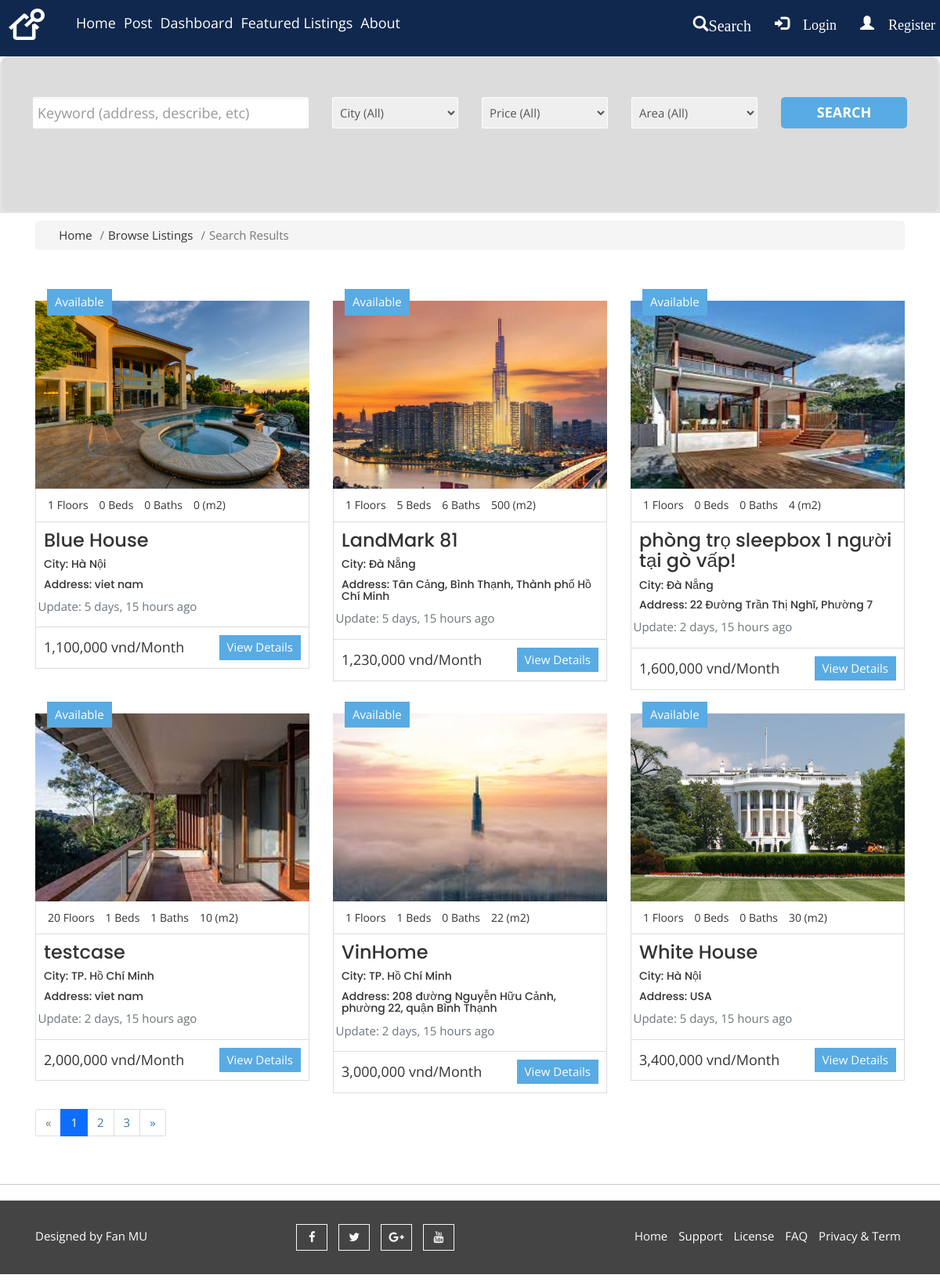
Screenshot of /search with the database file from the repository.
### house/models.py (models this page shows, shortened)
class Listing(models.Model):
    status_choices = (
        ("Available","Available"),
        ("Unvailable", "Unavailable"),
        ("Sale", "For Sale"),
    )
    city_choices = {
        ('TP. Hồ Chí Minh', 'TP. Hồ Chí Minh'),
        ('Hà Nội', 'Hà Nội'),
        ('Đà Nẵng', 'Đà Nẵng'),
    }
    status = models.CharField(max_length = 20, choices=status_choices, default="Available")
    lessor = models.ForeignKey(Profile,on_delete = models.CASCADE, blank=True,null=True)
    title = models.CharField(max_length = 120)
    address = models.CharField(max_length = 200)
    city = models.CharField(max_length = 100,choices=city_choices,default='TP. Hồ Chí Minh')
    description = models.TextField(blank=True)
    price = models.IntegerField()
    area = models.IntegerField()
    floor= models.IntegerField(default=1)
    bedrooms = models.IntegerField(default=0)
    kitcheen = models.IntegerField(default=0)
    bathrooms = models.IntegerField(default=0)
    garage = models.BooleanField(default=0)
    AirCondition = models.BooleanField(default=0)
    ComunityCenter = models.BooleanField(default=0)
    SecuritySystem = models.BooleanField(default=0)
    Furniture = models.TextField(default=0)
    list_date = models.DateField(default = datetime.now,blank = True)
    photo_main = models.ImageField(upload_to = 'photos/%Y/%m/%d/')
    photo_1 = models.ImageField(upload_to = 'photos/%Y/%m/%d/',blank =True)
    photo_2 = models.ImageField(upload_to = 'photos/%Y/%m/%d/',blank =True)
    photo_3 = models.ImageField(upload_to = 'photos/%Y/%m/%d/',blank =True)
    photo_4 = models.ImageField(upload_to = 'photos/%Y/%m/%d/',blank =True)
    photo_5 = models.ImageField(upload_to = 'photos/%Y/%m/%d/',blank =True)

### house/views.py (the view)
# urls.py: path('search',views.search,name = "search"),
def search(request):
    queryset_list = Listing.objects.order_by('price','area','-list_date')
    if 'keywords' in request.GET:
        keywords = request.GET['keywords']
        if keywords:
            queryset_list = queryset_list.filter(address__icontains=keywords) |  queryset_list.filter(description__icontains=keywords)
    if 'city' in request.GET:
        city = request.GET['city']
        if city:
            queryset_list = queryset_list.filter(city__iexact = city)
    if 'area' in request.GET:
        area = request.GET['area']
        if area:
            queryset_list = queryset_list.filter(area__lte = area)
    if 'price' in request.GET:
        price = request.GET['price']
        if price:
            queryset_list = queryset_list.filter(price__lte= price)
    paginator = Paginator(queryset_list,6)
    page = request.GET.get('page')
    paged_listings = paginator.get_page(page)
    context =  {
        "city_choices": city_choices,
        "price_choices":price_choices,
        "area_choices":area_choices,
        "bedroom_choices":bedroom_choices,
        "listings":paged_listings,
        "values":request.GET,
    }
    return render(request,'listings/search.html',context)

### templates/listings/search.html (shortened to what this page needs)
{% extends 'base.html' %}
{% load static%}
{% load humanize %}
{% block content %}
 <section id="aa-advance-search" style="margin-top: 110px;margin-bottom:10px; ">
    <div container>
      <div class="aa-advance-search-area" >
        <form action="{% url 'search' %}" style="background-color:gainsboro;opacity: 1>
          <div class="form">
           <div class="aa-advance-search-top">
             <div class="row">
               <div class="col-md-4">
                 <div class="aa-single-advance-search">
                   <input type="text" name="keywords" class="form-control" placeholder="Keyword (address, describe, etc)">
                 </div>
               </div>
               <div class="col-md-2">
                 <div class="aa-single-advance-search">
                   <select name="city" >
                    <option selected="true" disabled="disabled">City (All)</option>
                   </select>
                 </div>
               </div>
                 <div class="col-md-2">
                   <div class="aa-single-advance-search">
                     <select name="price" >
                      <option selected="true" disabled="disabled">Price (All)</option>
                     </select>
                   </div>
                 </div>
                 <div class="col-md-2">
                   <div class="aa-single-advance-search">
                     <select name="area" >
                      <option selected="true" disabled="disabled">Area (All)</option>
                     </select>
                   </div>
                 </div>
                 <div class="col-md-2">
                   <div class="aa-single-advance-search">
                     <button class="aa-search-btn" type="submit">Search</button>
                   </div>
                 </div>
             </div>
           </div>
         </div>
      </div>
  </section>
    <section id="bc" class="mt-3">
        <div class="container">
          <nav aria-label="breadcrumb">
            <ol class="breadcrumb">
              <li class="breadcrumb-item">
                <a href="{% url 'home' %}">
                  <i class="fas fa-home"></i> Home</a>
              </li>
              <li class="breadcrumb-item">
                <a href="{% url 'listings' %}">Browse Listings</a>
              </li>
              <li class="breadcrumb-item active"> Search Results</li>
            </ol>
          </nav>
        </div>
      <section id="listings" class="py-4">
        <div class="container">
          <div class="row">
          {% if listings %}
            {% for listing in listings %}
            <div class="col-md-4">
                <article class="aa-properties-item">
                  <a href="{% url 'listing' listing.pk%}" class="aa-properties-item-img">
                    <img src="{{listing.photo_main.url }}" alt="img" width="370" height="240">
                  </a>
                  <div class="aa-tag for-sale">
                    {{listing.status}}
                  </div>
                  <div class="aa-properties-item-content">
                    <div class="aa-properties-info">
                      <span>{{listing.floor}} Floors</span>
                      <span>{{listing.bedrooms}} Beds</span>
                      <span>{{listing.bathrooms}} Baths</span>
                      <span>{{listing.area}} (m2)</span>
                    </div>
                    <div class="aa-properties-about">
                      <h3><a href="#">{{listing.title}}</a></h3>
                      <h5>City: {{listing.city}}</h5>
                      <h5>Address: {{listing.address}}</h5>
                      <div class="row text-secondary pb-2">
                        <div class="col-12">
                          Update: {{ listing.list_date | timesince }} ago</div>
                      </div>
                    </div>
                    <div class="aa-properties-detial">
                      <span class="aa-price">
                        {{listing.price| intcomma}} vnd/Month
                      </span>
                      <a href="{% url 'listing' listing.pk %}" class="aa-secondary-btn">View Details</a>
                    </div>
                  </div>
                </article>
              </div>
            {% endfor%}
        {% else %}
              <div class="col-md-12">
                <p>No listings available.</p>
              </div>
        {% endif %}
        </div>
        <div class="row">
          <div class="col-md-12">
            {% if listings.has_other_pages %}
              <ul class="pagination">
                {% if listings.has_previous  %}
                  <li class="page-item">
                    <a href="?page={{listings.previous_page_number}}" class="page-link">
                      &laquo;
                    </a>
                  </li>
                  {% else %}
                    <li class="page-item disabled">
                      <a class="page-link">&laquo;</a>
                    </li>
                {% endif %}
                {% for i in listings.paginator.page_range %}
                    {% if listings.number == i %}
                    <li class="page-item active">
                      <a class="page-link">{{i}}</a>
                    </li>
                    {% else %}
                    <li class="page-item">
                      <a href="?page={{i}}" class="page-link">{{i}}</a>
                    </li>
                    {% endif %}
                {% endfor %}
              {% if listings.has_next  %}
                  <li class="page-item">
                    <a href="?page={{listings.next_page_number}}" class="page-link">
                      &raquo;
                    </a>
                  </li>
                  {% else %}
                    <li class="page-item disabled">
                      <a class="page-link">&raquo;</a>
                    </li>
                {% endif %}
              </ul>
            {% endif %}
          </div>
        </div>
        </div>
      </section>
    </section>
{% endblock %}

### webapp/static/css/theme-color/default-theme.css (style rules this page uses)
.aa-secondary-btn { background-color: #59abe3; }
#aa-advance-search .aa-advance-search-area .aa-advance-search-top .aa-single-advance-search .aa-search-btn { background-color: #59abe3; }
.aa-properties-item .for-sale { background-color: #59abe3; }

### rows the page displays
Listing: photo_main (picture), status "Available", floor "1", bedrooms "0", bathrooms "0", area "0", title "Blue House", city "Hà Nội", address "viet nam", list_date "5 days, 15 hours", price "1,100,000"
Listing: photo_main (picture), status "Available", floor "1", bedrooms "5", bathrooms "6", area "500", title "LandMark 81", city "Đà Nẵng", address "Tân Cảng, Bình Thạnh, Thành phố Hồ Chí Minh", list_date "5 days, 15 hours", price "1,230,000"
Listing: photo_main (picture), status "Available", floor "1", bedrooms "0", bathrooms "0", area "4", title "phòng trọ sleepbox 1 người tại gò vấp!", city "Đà Nẵng", address "22 Đường Trần Thị Nghĩ, Phường 7", list_date "2 days, 15 hours", price "1,600,000"
Listing: photo_main (picture), status "Available", floor "20", bedrooms "1", bathrooms "1", area "10", title "testcase", city "TP. Hồ Chí Minh", address "viet nam", list_date "2 days, 15 hours", price "2,000,000"
Listing: photo_main (picture), status "Available", floor "1", bedrooms "1", bathrooms "0", area "22", title "VinHome", city "TP. Hồ Chí Minh", address "208 đường Nguyễn Hữu Cảnh, phường 22, quận Bình Thạnh", list_date "2 days, 15 hours", price "3,000,000"
Listing: photo_main (picture), status "Available", floor "1", bedrooms "0", bathrooms "0", area "30", title "White House", city "Hà Nội", address "USA", list_date "5 days, 15 hours", price "3,400,000"

### other values shown
{{ i }} "1"
{{ i }} "2" "3"
